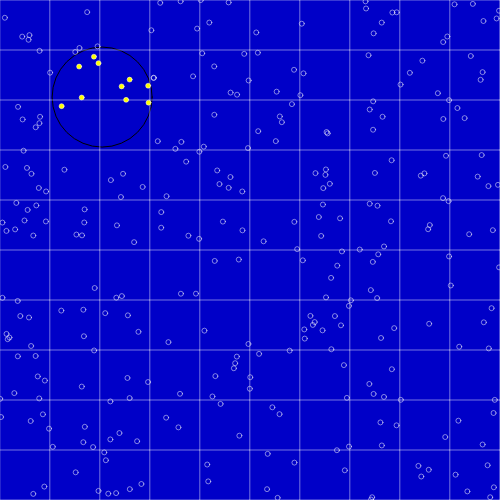
Frame 1 (no input)
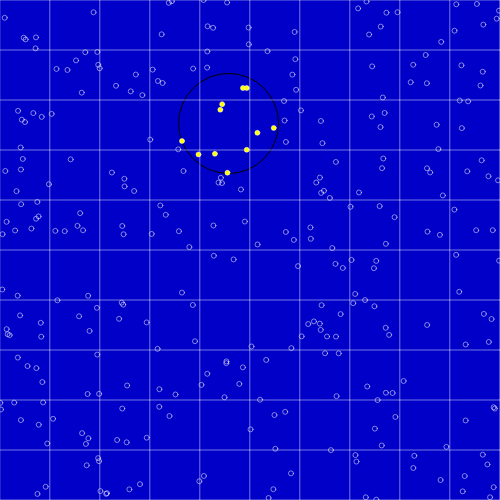
Frame 60 (no input)
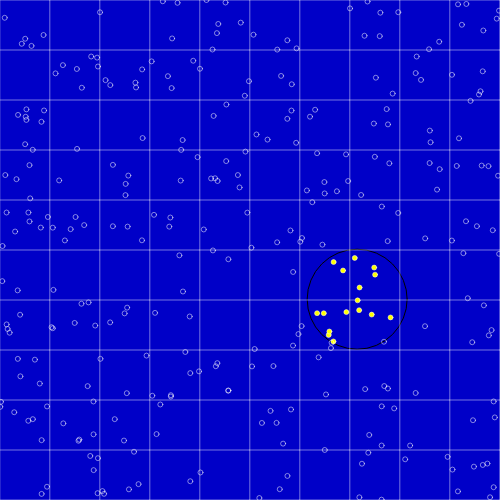
Frame 120 (the mouse pressed at the canvas centre since frame 60)

The p5.js sketch that drew these frames (run headless with seeded random() and noise() and a simulated clock; from frame 60 on, the mouse is pressed at the canvas centre):

// p5.js sketch
// ── sketch.js
// where do you want your sketch to live in the space
window.yorbConfig = {
  active:true,
  name: "Aidan Nelson",
  description: "This is a demo of a 2d grid selection algorithm!",
  shape: "box", //  options are "box", "sphere", "ico", "cylinder"
  position: {
    x: -22,
    y: 2,
    z: -3,
  },
  rotation: {
    x: 30,
    y: 30,
    z: 0,
  },
  scale: {
    x: 2.5,
    y: 2.5,
    z: 2.5,
  },
};

let grid;
let balls = [];

let selectorX = 100;
let selectorY = 100;
let velocityX = 0;
let velocityY = 0;
let buffer = 25;

function setup() {
  createCanvas(500, 500);
  rectMode(CENTER);

  velocityX = random(-5, 5);
  velocityY = random(-5, 5);
  for (let i = 0; i < 300; i++) {
    let b = new Ball(
      random(-width / 2, width / 2),
      random(-height / 2, height / 2)
    );
    balls.push(b);
  }
}

function draw() {
  selectorX += velocityX;
  selectorY += velocityY;
  if (selectorX >= width - buffer || selectorX <= buffer) {
    velocityX = -velocityX;
  }
  if (selectorY >= height - buffer || selectorY <= buffer) {
    velocityY = -velocityY;
  }

  let range = 50;
  background(0, 0, 200);
  noFill();
  ellipse(selectorX, selectorY, range * 2, range * 2);

  for (let i = 0; i < balls.length; i++) {
    balls[i].selected = false;
    balls[i].move();
  }

  push();
  translate(width / 2, height / 2);

  grid = new Grid(range, 10);
  for (let i = 0; i < balls.length; i++) {
    let ball = balls[i];
    grid.add(ball.x, ball.y, ball);
  }

  grid.display();
  let neighbors = grid.queryAtPoint(selectorX, selectorY);
  neighbors.forEach((ball) => {
    ball.selected = true;
  });

  for (let i = 0; i < balls.length; i++) {
    balls[i].display();
  }

  pop();
}


class Grid {
  constructor(cellSize, halfGridSize) {
    this.cellSize = cellSize;
    this.cellSizeSquared = cellSize * cellSize;
    this.halfGridSize = halfGridSize;
    this.grid = []; // our array of arrays of objects

    this.center = {
      x: 0,
      y: 0,
    };

    for (let i = -this.halfGridSize; i < this.halfGridSize; i++) {
      let column = [];
      for (let j = -this.halfGridSize; j < this.halfGridSize; j++) {
        column.push([]);
      }
      this.grid.push(column);
    }
  }

  queryAtPoint(x, y, range) {
    x -= width / 2;
    y -= height / 2;

    // console.log(`Querying grid at point ${x},${y}`)
    let xIndex = this.halfGridSize + floor(x / this.cellSize);
    let yIndex = this.halfGridSize + floor(y / this.cellSize);
    // console.log(`Grid index: ${xIndex},${yIndex}`)

    let neighbors = [];
    for (let i = -1; i <= 1; i++) {
      for (let j = -1; j <= 1; j++) {
        if (this.grid[xIndex + i] && this.grid[xIndex + i][yIndex + j]) {
          neighbors = neighbors.concat(this.grid[xIndex + i][yIndex + j]);
        }
      }
    }

    neighbors = neighbors.filter((neighbor) => {
      let distSquared = getDistSquared(x, y, neighbor.x, neighbor.y);
      return distSquared <= this.cellSizeSquared;
    });
    return neighbors;
  }

  add(x, y, obj) {
    // console.log(`Adding object at ${x},${y}`)
    let xIndex = this.halfGridSize + floor(x / this.cellSize);
    let yIndex = this.halfGridSize + floor(y / this.cellSize);

    if (
      xIndex > 0 &&
      xIndex < this.halfGridSize * 2 &&
      yIndex >= 0 &&
      yIndex < this.halfGridSize * 2
    ) {
      this.grid[xIndex][yIndex].push(obj);
    } else {
      console.log("Out of bounds!");
    }
  }

  display() {
    for (let i = -this.halfGridSize; i < this.halfGridSize; i++) {
      for (let j = -this.halfGridSize; j < this.halfGridSize; j++) {
        let centerX = this.center.x + i * this.cellSize + this.cellSize / 2;
        let centerY = this.center.y + j * this.cellSize + this.cellSize / 2;

        noFill();
        stroke(255);
        strokeWeight(0.25);
        rect(centerX, centerY, this.cellSize, this.cellSize);
        fill(0);
        // ellipse(centerX, centerY, 2, 2);
      }
    }
  }
}

function getDistSquared(x1, y1, x2, y2) {
  let a = x2 - x1;
  let b = y2 - y1;
  return a * a + b * b;
}

// Ball Class
class Ball {
  constructor(x, y) {
    this.x = x;
    this.y = y;
    this.velocityX = random(-0.2, 0.2);
    this.velocityY = random(-0.2, 0.2);
    this.color = color(0, 0, 0);
    this.selected = false;
  }

  display() {
    if (this.selected) {
      fill(255, 255, 0);
    } else {
      noFill();
    }

    strokeWeight(0.5);
    ellipse(this.x, this.y, 5, 5);
  }

  move() {
    this.x += this.velocityX;
    this.y += this.velocityY;
    let buffer = 20;
    if (this.x > width / 2 - buffer || this.x < -width / 2 + buffer) {
      this.velocityX *= -1;
    }
    if (this.y > height / 2 - buffer || this.y < -height / 2 + buffer) {
      this.velocityY *= -1;
    }
  }
}
